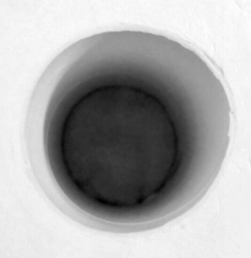
#> input picture 练习/circle_3-1.png, 251 x 258 px
$ python '练习31_1-求取圆心坐标.py'
#> lines starting #> are read from the running program, lines starting #| are printed output that depends on the picture; after the words box and inside, x2 and y2 are one past the last pixel; in counts of white or black regions, pixels touching at a corner belong together; long printed decimals are rounded
# -*- 练习31 -*-
"""
功能：求圆心坐标
作者：fenghuohuo
日期：2021年11月15日
初版 但是定位不准确 需要试验台支撑 取阈值

思路流程：
灰度化 -> 降噪 -> 二值化仅保留内轮廓 -> 开运算 -> 提取内轮廓 -> 在空白图片上画出内轮廓并保存
-> hough圆变换检测圆轮廓与圆心 -> 画出圆轮廓 -> 重复操作画出外部轮廓

问题：
cv2.findcontour中 需要寻找检索内外轮廓的参数

2021.11.22
使用sobel算子后bug报错，问题猜测：二值化部分阈值设置后 仅剩部分轮廓 导致读取轮廓时为空集

"""
import cv2
import numpy as np
# path = "D:\\1.Desktop file\\picture\\img.jpg"
path = "circle_3-1.png"
img_src = cv2.imread(path)    # 这里用的图片是对比度增强后的图片，原图片上有反光不便处理
#> img_src is the input picture: shape (258, 251, 3); min 0, max 255, mean 170.8
height = img_src.shape[0]
#> height = 258
width = img_src.shape[1]
#> width = 251

img_gray = cv2.cvtColor(img_src, cv2.COLOR_BGR2GRAY)
cv2.imshow("gray", img_gray)


img_blur = cv2.GaussianBlur(img_gray, (3, 3), 5)
# cv2.namedWindow('blur', 0)
# cv2.imshow("blur", img_blur)


# ret, img_value = cv2.threshold(img_blur, 50, 150, cv2.THRESH_BINARY + cv2.THRESH_OTSU)
ret, img_value = cv2.threshold(img_blur, 30, 90, cv2.THRESH_BINARY)
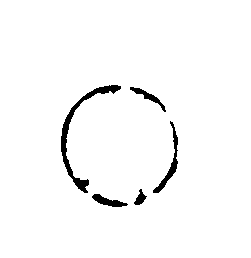
#> img_value: shape (258, 251); values 0 (black) and 90 (white), 97.4% white; 5 black regions, box (x1, y1, x2, y2) and area: (61, 85, 121, 193) 802, (153, 121, 178, 193) 338, (92, 194, 128, 207) 216, (130, 87, 166, 112) 195, (134, 189, 147, 205) 102
# cv2.namedWindow('value', 0)
# cv2.imshow("value", img_value)

img_erode = cv2.erode(img_value, (5, 5), iterations=10)
#> img_erode: shape (258, 251); values 0 (black) and 90 (white), 94.4% white; 5 black regions, box (x1, y1, x2, y2) and area: (61, 85, 121, 203) 1642, (153, 121, 178, 203) 651, (92, 194, 128, 217) 576, (130, 87, 166, 122) 555, (134, 189, 147, 215) 234
img_dilate = cv2.dilate(img_erode, (5, 5), iterations=10)
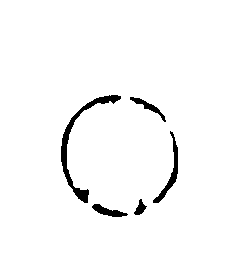
#> img_dilate: shape (258, 251); values 0 (black) and 90 (white), 97.4% white; 5 black regions
# [6 lines of commented-out code are left out]

contours, hierarchy = cv2.findContours(img_dilate, cv2.RETR_LIST, cv2.CHAIN_APPROX_SIMPLE)
#> contours = 6 contours; box (x1, y1, x2, y2) and area: (0, 0, 251, 258) 64250, (60, 94, 122, 204) 964, (152, 130, 179, 204) 436, (91, 203, 129, 218) 252, (129, 96, 167, 123) 237, (133, 198, 148, 216) 124

# 创建空白图片
img_write = np.zeros((width, height), np.uint8)
img_write.fill(255)
#> img_write: shape (251, 258); every value is 255

# cv2.drawContours(img_src, contours, -1, (0, 0, 255), 3)

cv2.drawContours(img_write, contours, -1, (0, 0, 255), 3)
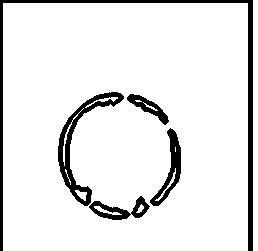
#> img_write: shape (251, 258); 90.9% white; 5 black regions, box (x1, y1, x2, y2) and area: (0, 0, 253, 251) 2743, (58, 92, 124, 206) 1421, (150, 128, 181, 206) 745, (89, 196, 150, 220) 574, (127, 94, 169, 125) 423
cv2.imwrite("D:\\1.Desktop file\\picture\\circle.png", img_write)
# cv2.namedWindow("write", 0)
# cv2.imshow("write", img_write)

circles = cv2.HoughCircles(img_write, cv2.HOUGH_GRADIENT, 1, 100,
                           param1=100, param2=30, minRadius=0, maxRadius=1000)
#> circles = [[118.5, 153.5, 61]]
circles = np.uint16(np.around(circles))     # 近似取整
#> circles = [[118, 154, 61]]
print(circles)
#| [[[118 154  61]]]
# 画出轮廓
for i in circles[0, :]:      # 取所有列第0行元素 circles 是一个三维数组[[[]]],降维成1维
    print(i)
    # draw the outer circle
    cv2.circle(img_src, (i[0], i[1]), i[2], (0, 255, 0), 2)
    # draw the center of the circle
    cv2.circle(img_src, (i[0], i[1]), 2, (0, 0, 255), 3)
#> this loop made 1 pass
#| [118 154  61]
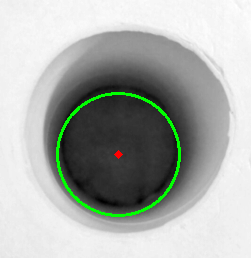
#> img_src: shape (258, 251, 3); 1.89% of pixels changed, all inside (x1, y1, x2, y2) = (56, 92, 181, 217)

'''重复外轮廓'''
# 也可以用循环写 但是没必要
ret1, img_value1 = cv2.threshold(img_blur, 230, 250, cv2.THRESH_BINARY)
#> img_value1: shape (258, 251); values 0 (black) and 250 (white), 46.1% white; 2 white regions, box (x1, y1, x2, y2) and area: (0, 0, 251, 258) 29800, (205, 57, 220, 75) 38
# cv2.namedWindow('value1', 0)
# cv2.imshow("value1", img_value1)

img_erode1 = cv2.erode(img_value1, (5, 5), iterations=10)
#> img_erode1: shape (258, 251); values 0 (black) and 250 (white), 42.6% white; 1 white region, box (x1, y1, x2, y2) and area: (0, 0, 251, 258) 27555
img_dilate1 = cv2.dilate(img_erode1, (5, 5), iterations=10)
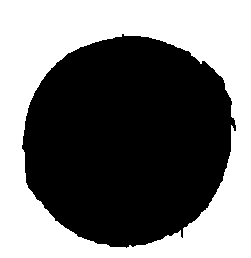
#> img_dilate1: shape (258, 251); values 0 (black) and 250 (white), 45.9% white; 1 white region
# cv2.namedWindow('open1', 0)
# cv2.imshow("open1", img_dilate1)

contours1, hierarchy1 = cv2.findContours(img_dilate1, cv2.RETR_LIST, cv2.CHAIN_APPROX_SIMPLE)
#> contours1 = 2 contours; box (x1, y1, x2, y2) and area: (0, 0, 251, 258) 64250, (21, 33, 237, 249) 35364

img_write1 = np.zeros((width, height), np.uint8)
img_write1.fill(255)

cv2.drawContours(img_write1, contours1, -1, (0, 0, 255), 3)
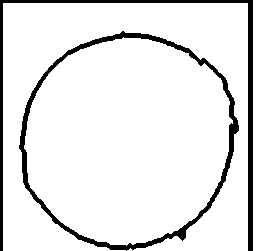
#> img_write1: shape (251, 258); 90.8% white; 2 black regions, box (x1, y1, x2, y2) and area: (19, 31, 239, 251) 3203, (0, 0, 253, 251) 2743
# cv2.imwrite("D:\\1.Desktop file\\picture\\circle1.png", img_write1)

circles1 = cv2.HoughCircles(img_write1, cv2.HOUGH_GRADIENT, 1, 100,
                            param1=100, param2=30, minRadius=0, maxRadius=1000)
#> circles1 = [[124.5, 143.5, 105.4]]
circles1 = np.uint16(np.around(circles1))     # 近似取整
#> circles1 = [[124, 144, 105]]
print(circles1)
#| [[[124 144 105]]]
# 画出轮廓
for i in circles1[0, :]:      # 取所有列第0行元素 circles 是一个三维数组[[[]]],降维成1维
    print(i)
    # draw the outer circle
    cv2.circle(img_src, (i[0], i[1]), i[2], (0, 255, 0), 2)
    # draw the center of the circle
    cv2.circle(img_src, (i[0], i[1]), 2, (0, 0, 255), 3)
#> this loop made 1 pass
#| [124 144 105]
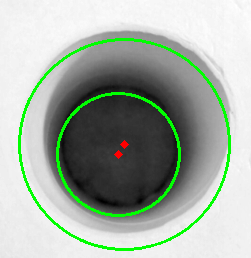
#> img_src: shape (258, 251, 3); 2.98% of pixels changed, all inside (x1, y1, x2, y2) = (18, 38, 231, 251)

Doc1 = circles[0, :]
#> Doc1 = [[118, 154, 61]]
doc1 = Doc1[0, :]
#> doc1 = [118, 154, 61]
# print("doc1=", doc1)
# print("doc1[0]", doc1[0])
Doc2 = circles1[0, :]
#> Doc2 = [[124, 144, 105]]
doc2 = Doc2[0, :]
#> doc2 = [124, 144, 105]

x1 = abs(float(doc1[0])-(doc2[0]))
#> x1 = 6
y1 = abs(float(doc1[1])-(doc2[1]))
#> y1 = 10

distance = (pow((pow(x1, 2) + pow(y1, 2)), 0.5))
#> distance = 11.66
# pow(a,b)是计算a的b次方的一个函数
print("圆心之间像素距离为", distance)
#| 圆心之间像素距离为 11.662

cv2.namedWindow('src', 0)
cv2.imshow("src", img_src)
cv2.waitKey(0)
cv2.destroyAllWindows()
